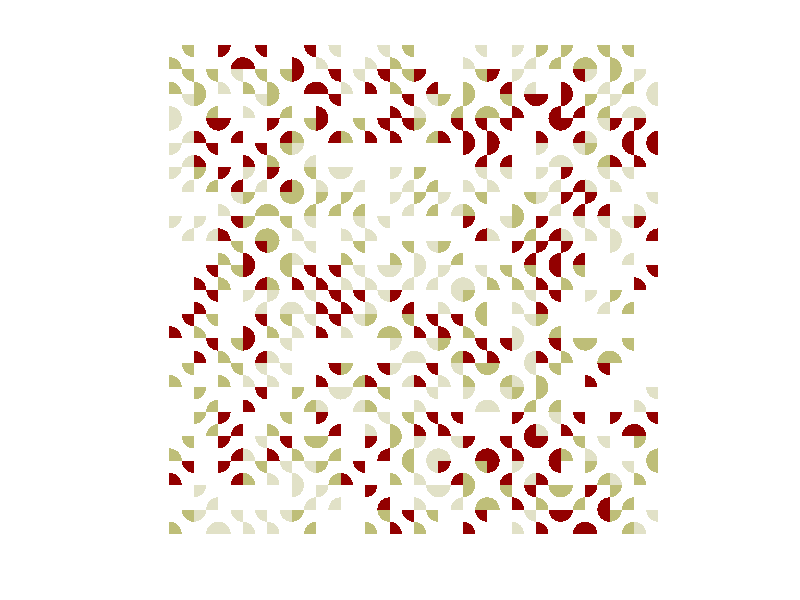

Reproduce this figure in MATLAB.
%truchet tiling
function truchettiling3

total=20;
cmap=hsv(total^2);
colors=pink(4);
for n=1:total
    for m=1:total
        
        if rand>0.5
            [x,y]=truchet(2);
            %patch(x+n,y+m,'y');
        else
            [x,y]=truchet(1);
            %patch(x+n,y+m,'r');
        end
        %patch(x+n,y+m,'k','edgecolor','k');
        %patch(x+n,y+m,'k','facecolor',cmap(n*m,:),'edgecolor',cmap(n*m,:));
        
        patch(x+n,y+m,'k','facecolor',colors(randi(4),:),'edgecolor','none');
        %line(n,m)
    end
end
axis equal off

function [x,y]=truchet(choice)
noofpoints=15;
if choice==1
    t1=linspace(0,pi/2,noofpoints)';
    t2=linspace(pi,3*pi/2,noofpoints)';
    r=0.5*ones(length(t1),2);
    [x,y]=pol2cart([t1 t2],r);
    x=[x;0 0];
    y=[y;0 0];
    
    x(:,1)=x(:,1)-1;
    y(:,2)=y(:,2)+1;
    
else
    t1=linspace(pi/2,pi,noofpoints)';
    t2=linspace(3*pi/2,2*pi,noofpoints)';
    r=0.5*ones(length(t1),2);
    [x,y]=pol2cart([t1 t2],r);
    x=[x;0 0];
    y=[y;0 0];
    
    x(:,2)=x(:,2)-1;
    y(:,2)=y(:,2)+1;
end
